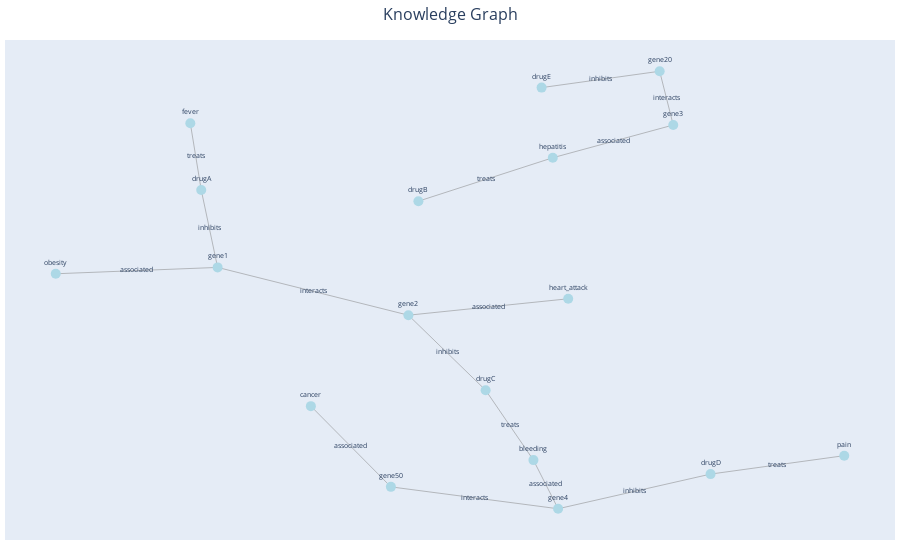

The notebook cell saved with this chart:
### Code cell
# Create edge traces
edge_traces = []
for edge in G.edges():
    x0, y0 = pos[edge[0]]
    x1, y1 = pos[edge[1]]
    edge_trace = go.Scatter(
        x=[x0, x1, None],
        y=[y0, y1, None],
        mode='lines',
        line=dict(width=0.5, color='gray'),
        hoverinfo='none'
     )
    edge_traces.append(edge_trace)

# Create node trace
node_trace = go.Scatter(
    x=[pos[node][0] for node in G.nodes()],
    y=[pos[node][1] for node in G.nodes()],
    mode='markers+text',
    marker=dict(size=10, color='lightblue'),
    text=[node for node in G.nodes()],
    textposition='top center',
    hoverinfo='text',
    textfont=dict(size=7)
)

# Create edge label trace
edge_label_trace = go.Scatter(
    x=[(pos[edge[0]][0] + pos[edge[1]][0]) / 2 for edge in G.edges()],
    y=[(pos[edge[0]][1] + pos[edge[1]][1]) / 2 for edge in G.edges()],
    mode='text',
    text=[G[edge[0]][edge[1]]['label'] for edge in G.edges()],
    textposition='middle center',
    hoverinfo='none',
    textfont=dict(size=7)
)

# Create layout
layout = go.Layout(
    title='Knowledge Graph',
    titlefont_size=16,
    title_x=0.5,
    showlegend=False,
    hovermode='closest',
    margin=dict(b=20, l=5, r=5, t=40),
    xaxis_visible=False,
    yaxis_visible=False
)

# Create Plotly figure
fig = go.Figure(data=edge_traces + [node_trace, edge_label_trace], layout=layout)

# Show the interactive plot
fig.show()

### Figure 1 — Plotly figure (JSON) as saved in the notebook; plotly's stock layout.template omitted (floating-point values rounded to 4 significant figures)
{"data": [{"hoverinfo": "none", "line": {"color": "gray", "width": 0.5}, "mode": "lines", "type": "scatter", "x": [-0.5689, -0.5927, null], "y": [0.4674, 0.7666, null]}, {"hoverinfo": "none", "line": {"color": "gray", "width": 0.5}, "mode": "lines", "type": "scatter", "x": [-0.5689, -0.5332, null], "y": [0.4674, 0.1196, null]}, {"hoverinfo": "none", "line": {"color": "gray", "width": 0.5}, "mode": "lines", "type": "scatter", "x": [-0.09561, 0.1972, null], "y": [0.4168, 0.6118, null]}, {"hoverinfo": "none", "line": {"color": "gray", "width": 0.5}, "mode": "lines", "type": "scatter", "x": [0.1972, 0.4598, null], "y": [0.6118, 0.7588, null]}, {"hoverinfo": "none", "line": {"color": "gray", "width": 0.5}, "mode": "lines", "type": "scatter", "x": [0.05091, 0.1551, null], "y": [-0.4316, -0.7453, null]}, {"hoverinfo": "none", "line": {"color": "gray", "width": 0.5}, "mode": "lines", "type": "scatter", "x": [0.05091, -0.1174, null], "y": [-0.4316, -0.09489, null]}, {"hoverinfo": "none", "line": {"color": "gray", "width": 0.5}, "mode": "lines", "type": "scatter", "x": [0.1551, 0.2088, null], "y": [-0.7453, -0.9636, null]}, {"hoverinfo": "none", "line": {"color": "gray", "width": 0.5}, "mode": "lines", "type": "scatter", "x": [0.5411, 0.8325, null], "y": [-0.808, -0.7254, null]}, {"hoverinfo": "none", "line": {"color": "gray", "width": 0.5}, "mode": "lines", "type": "scatter", "x": [0.5411, 0.2088, null], "y": [-0.808, -0.9636, null]}, {"hoverinfo": "none", "line": {"color": "gray", "width": 0.5}, "mode": "lines", "type": "scatter", "x": [-0.5332, -0.886, null], "y": [0.1196, 0.09104, null]}, {"hoverinfo": "none", "line": {"color": "gray", "width": 0.5}, "mode": "lines", "type": "scatter", "x": [-0.5332, -0.1174, null], "y": [0.1196, -0.09489, null]}, {"hoverinfo": "none", "line": {"color": "gray", "width": 0.5}, "mode": "lines", "type": "scatter", "x": [-0.1174, 0.2308, null], "y": [-0.09489, -0.0212, null]}, {"hoverinfo": "none", "line": {"color": "gray", "width": 0.5}, "mode": "lines", "type": "scatter", "x": [0.2088, -0.1556, null], "y": [-0.9636, -0.8654, null]}, {"hoverinfo": "none", "line": {"color": "gray", "width": 0.5}, "mode": "lines", "type": "scatter", "x": [0.1729, 0.4302, null], "y": [0.9266, 1, null]}, {"hoverinfo": "none", "line": {"color": "gray", "width": 0.5}, "mode": "lines", "type": "scatter", "x": [0.4302, 0.4598, null], "y": [1, 0.7588, null]}, {"hoverinfo": "none", "line": {"color": "gray", "width": 0.5}, "mode": "lines", "type": "scatter", "x": [-0.1556, -0.33, null], "y": [-0.8654, -0.5031, null]}, {"hoverinfo": "text", "marker": {"color": "lightblue", "size": 10}, "mode": "markers+text", "text": ["drugA", "fever", "drugB", "hepatitis", "drugC", "bleeding", "drugD", "pain", "gene1", "gene2", "gene4", "drugE", "gene20", "obesity", "heart_attack", "gene3", "gene50", "cancer"], "textfont": {"size": 7}, "textposition": "top center", "type": "scatter", "x": [-0.5689, -0.5927, -0.09561, 0.1972, 0.05091, 0.1551, 0.5411, 0.8325, -0.5332, -0.1174, 0.2088, 0.1729, 0.4302, -0.886, 0.2308, 0.4598, -0.1556, -0.33], "y": [0.4674, 0.7666, 0.4168, 0.6118, -0.4316, -0.7453, -0.808, -0.7254, 0.1196, -0.09489, -0.9636, 0.9266, 1, 0.09104, -0.0212, 0.7588, -0.8654, -0.5031]}, {"hoverinfo": "none", "mode": "text", "text": ["treats", "inhibits", "treats", "associated", "treats", "inhibits", "associated", "treats", "inhibits", "associated", "interacts", "associated", "interacts", "inhibits", "interacts", "associated"], "textfont": {"size": 7}, "textposition": "middle center", "type": "scatter", "x": [-0.5808, -0.5511, 0.05082, 0.3285, 0.103, -0.03324, 0.182, 0.6868, 0.375, -0.7096, -0.3253, 0.05672, 0.02663, 0.3015, 0.445, -0.2428], "y": [0.617, 0.2935, 0.5143, 0.6853, -0.5885, -0.2633, -0.8545, -0.7667, -0.8858, 0.1053, 0.01234, -0.05805, -0.9145, 0.9633, 0.8794, -0.6843]}], "layout": {"hovermode": "closest", "margin": {"b": 20, "l": 5, "r": 5, "t": 40}, "showlegend": false, "title": {"font": {"size": 16}, "text": "Knowledge Graph", "x": 0.5}, "xaxis": {"visible": false}, "yaxis": {"visible": false}}}
